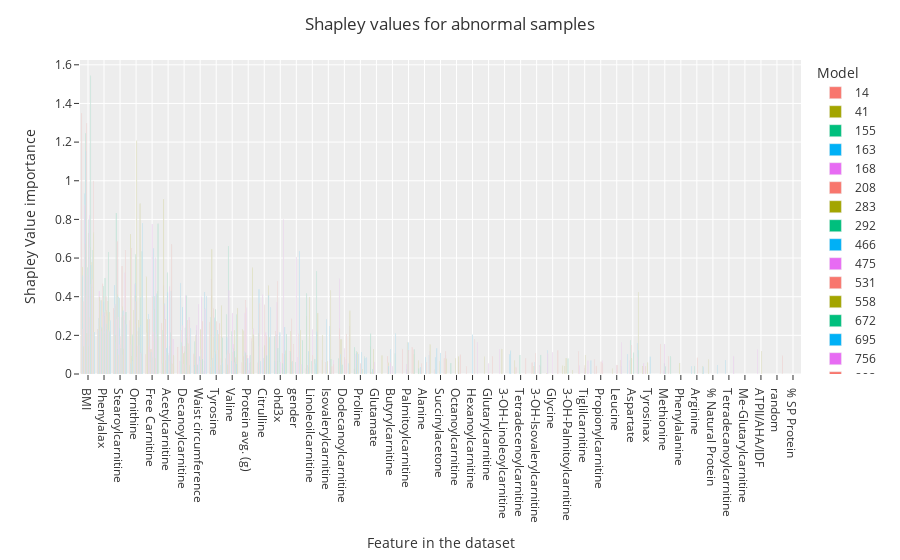

The cell this chart's notebook holds for it:
### Code cell
df_ranks_long = df_ranks.T
order = (
    df_ranks_long.rank(axis="columns", ascending=False)
    .median(axis="rows")
    .sort_values()
    .index
)

# Create a grouped barplot using Plotly
fig_barplot = px.bar(
    df_ranks,
    barmode="group",
    template="ggplot2",
)
fig_barplot.update_xaxes(
    categoryorder="array", categoryarray=order, labelalias=labels_relabel
)


fig_barplot.update_layout(
    xaxis_title="Feature in the dataset",
    yaxis_title="Shapley Value importance",
    title="Shapley values for abnormal samples",
    legend_title="Model",
)

# Show the plot
fig_barplot.show()

# fig = px.bar(, x='variable', y='value')
# fig.show()
